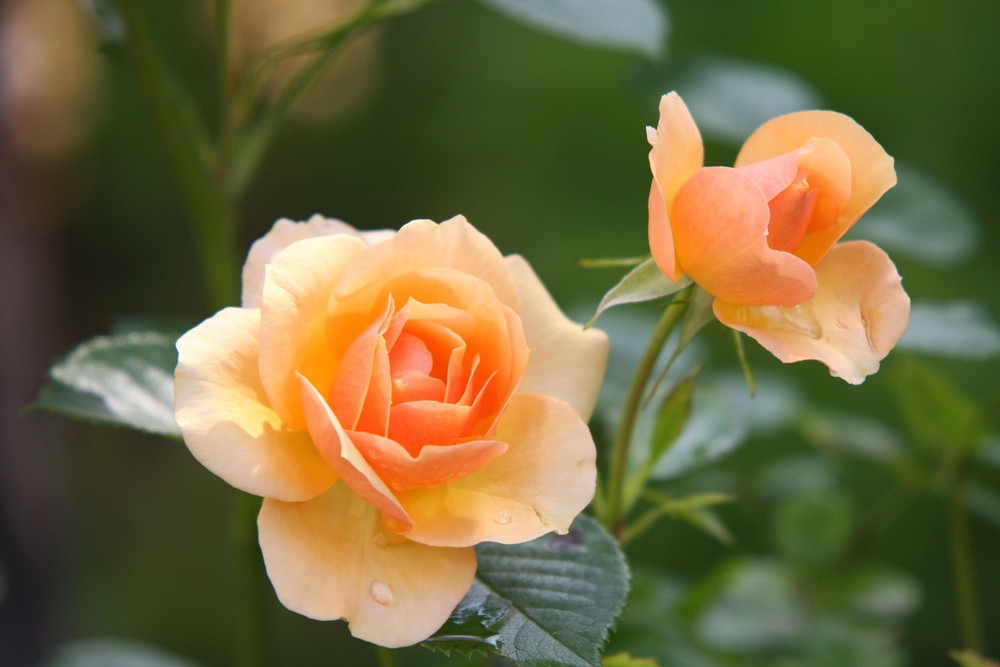
%> input picture improc/rose-flower.jpeg, 1000 x 667 px, shrunk from 3482 x 2321 before the run
$ octave test.m   (GNU Octave 9; MATLAB toolbox functions it lacks are replaced by stand-ins)
%> lines starting %> are read from the running program, lines starting %| are printed output that depends on the picture
%reference
%graph example - https://octave.sourceforge.io/octave/function/text.html
%3d plot - http://www.malinc.se/math/octave/threeden.php
%filtering - http://nullprogram.com/blog/2008/02/22/

%startup
close all;
pkg load image;
clc;

%test on image processing functions
I = imread('rose-flower.jpeg');
%> I is the input picture: size 667x1000x3 uint8; mean R, G, B 113.4, 104.4, 63
fig1 = figure(1);
set(fig1,'name', 'Original image'); %Window name
imshow(I);
title('Original image'); %Figure title, set after drawing

%grayscale
G1 = rgb2gray(I);
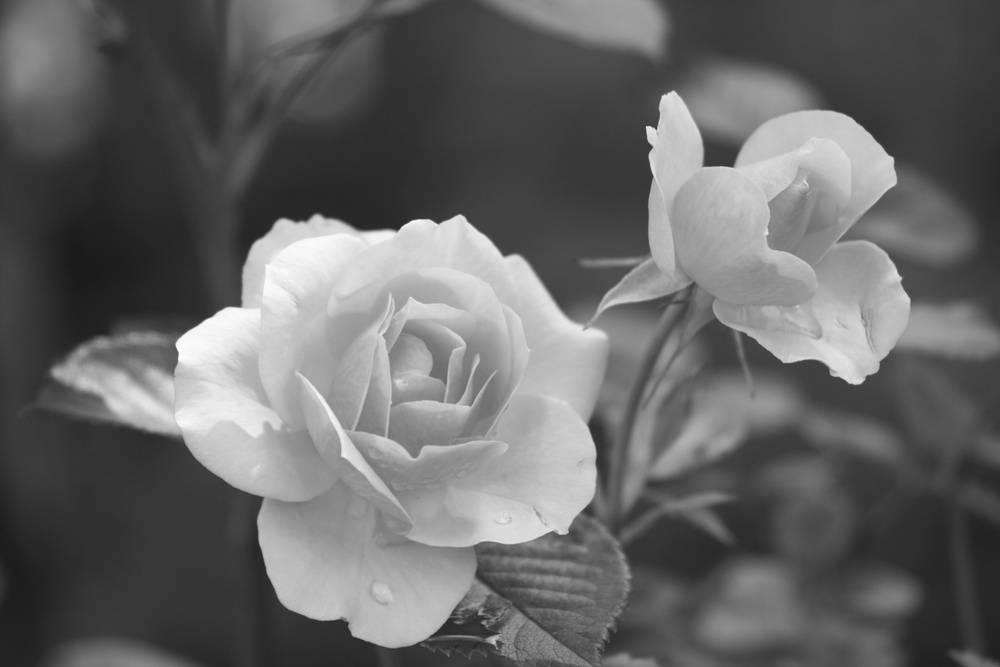
%> G1: size 667x1000 uint8; min 25, max 254, mean 102.4
fig2 = figure(2);
set(fig2,'name', 'Grayscale image');
imshow(G1);
colorbar(); %Figure colorbar, set after drawing
title('Grayscale image') %Figure title, set after drawing
s2 = size(G1);
%> s2 = [667 1000]
axis ([0 s2(2)+1 0 s2(1)+1]);
xlabel ('X axis');
ylabel ('Y axis');

%fourier
I1 = fft2(G1);
fig3 = figure(3);
set(fig3,'name', 'Fourier transform');
I2 = log(abs(I1));
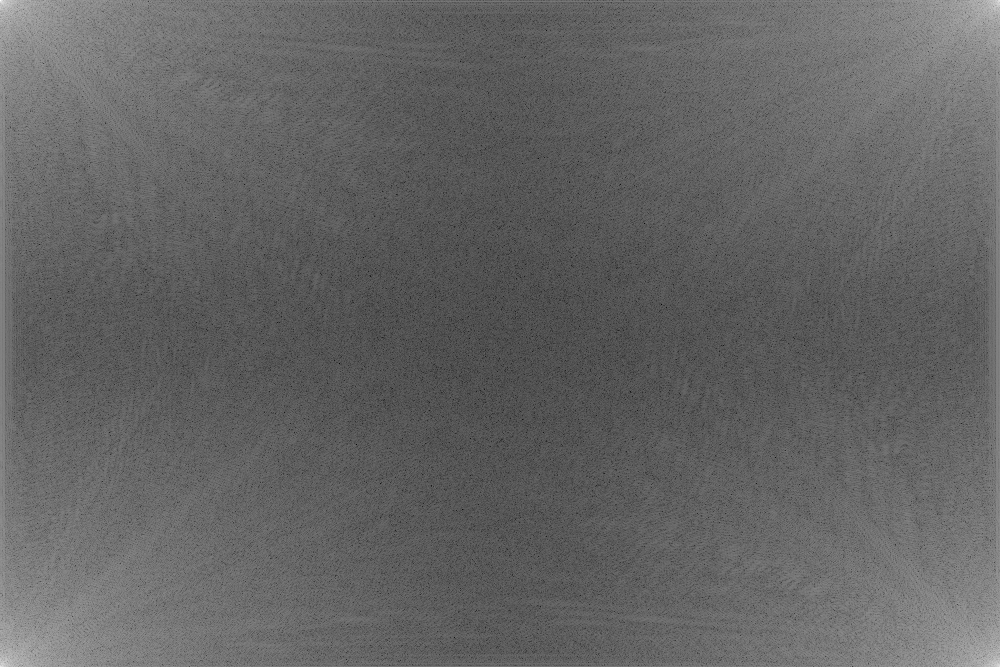
%> I2: size 667x1000 double; min -0.0641, max 18.04, mean 7.07; drawn with min black and max white
minI2 = min(min(I2));
%> minI2 = -0.0641
maxI2 = max(max(I2));
%> maxI2 = 18.04
imagesc(fftshift(I2));
colormap('jet');
colorbar('westoutside');
title('Fourier transform');
s3 = size(I2);
%> s3 = [667 1000]
axis ([0 s3(2)+1 0 s3(1)+1]);
xlabel ('X axis');
ylabel ('Y axis');
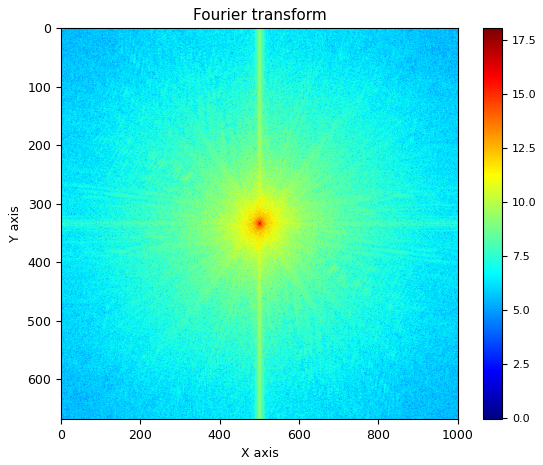
%> figure redrawn from the program's plot data

%mask
mask_size = 11;
f_gauss = fspecial("gaussian", mask_size, 3);

fig4 = figure(4);
set(fig4,'name', 'Gauss filter');

x=linspace(1,mask_size,mask_size);
y=linspace(1,mask_size,mask_size);
[xx,yy]=meshgrid(x,y);
mesh(xx,yy,f_gauss);

colorbar(); %Figure colorbar, set after drawing
title('Gauss filter') %Figure title, set after drawing
s4 = size(f_gauss);
axis ([0 s4(2)+1 0 s4(1)+1]);
xlabel ('X axis');
ylabel ('Y axis');
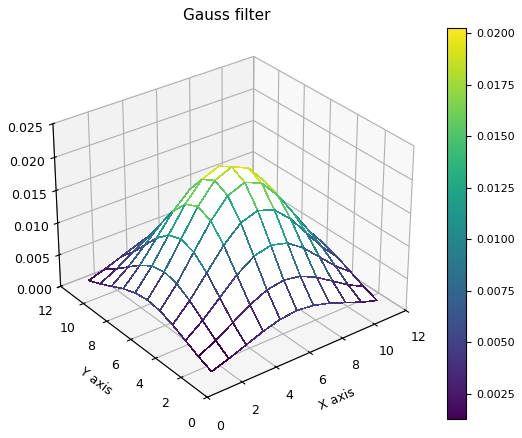
%> figure redrawn from the program's plot data

%fourier of the mask
M1 = fft2(f_gauss);
fig5 = figure(5);
set(fig5,'name', 'Mask Fourier transform');
M2 = log(abs(M1));
imagesc(fftshift(M2));
colormap('jet');
colorbar('westoutside');
title('Mask Fourier transform');
s5 = size(M2);
axis ([0 s5(2)+1 0 s5(1)+1]);
xlabel ('X axis');
ylabel ('Y axis');
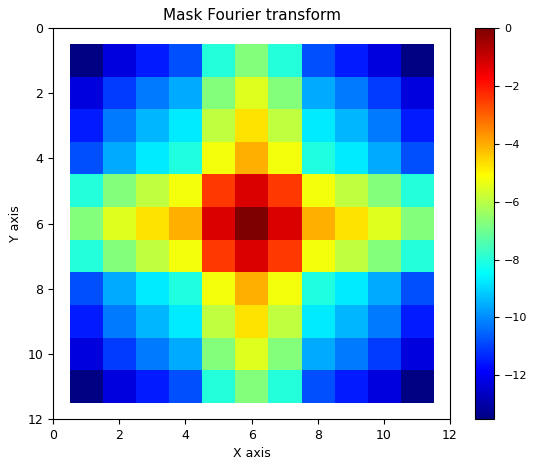
%> figure redrawn from the program's plot data

%filtering
F1 = conv2(I1,M1);

%filtered fourier domain
fig6 = figure(6);
set(fig6,'name', 'Filtered Fourier transform');
F2 = log(abs(F1));
imagesc(fftshift(F2));
colormap('jet');
colorbar('westoutside');
title('Filtered Fourier transform');
s6 = size(F2);
%> s6 = [677 1010]
axis ([0 s6(2)+1 0 s6(1)+1]);
xlabel ('X axis');
ylabel ('Y axis');
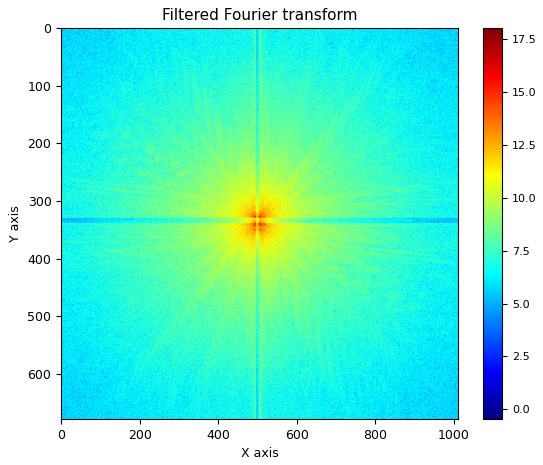
%> figure redrawn from the program's plot data

%filtered original
I3 = ifft2(I1);
I4 = log(abs(I3));
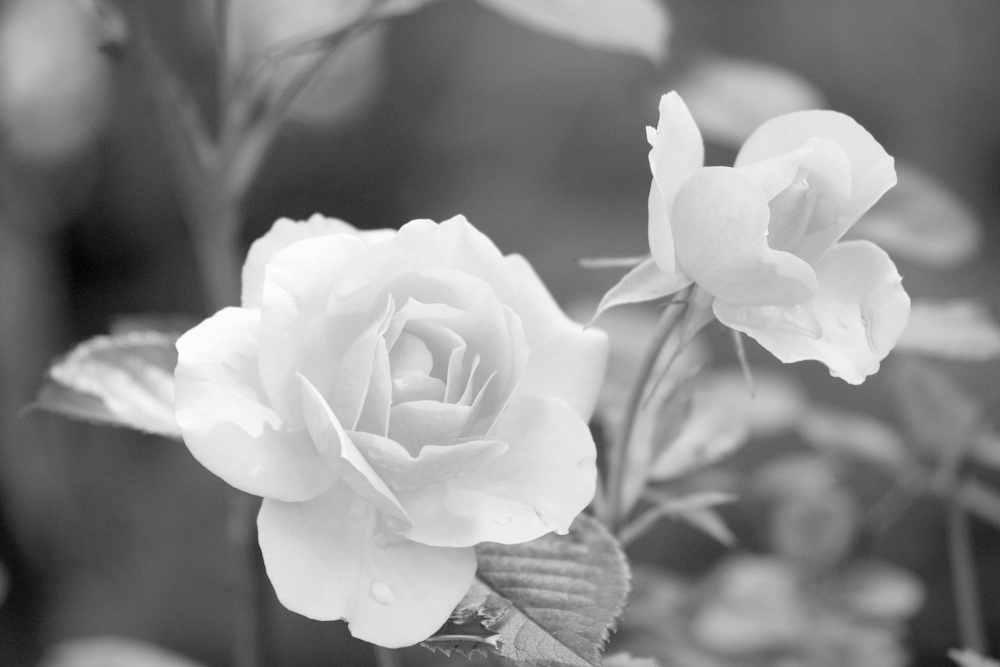
%> I4: size 667x1000 double; min 3.22, max 5.54, mean 4.48; drawn with min black and max white

fig7 = figure(7);
set(fig7,'name', 'Filtered Original image');
imagesc(I4);
colormap('jet');
colorbar('westoutside');
title('Filtered Original image');
s7 = size(I4);
%> s7 = [667 1000]
axis ([0 s7(2)+1 0 s7(1)+1]);
xlabel ('X axis');
ylabel ('Y axis');
